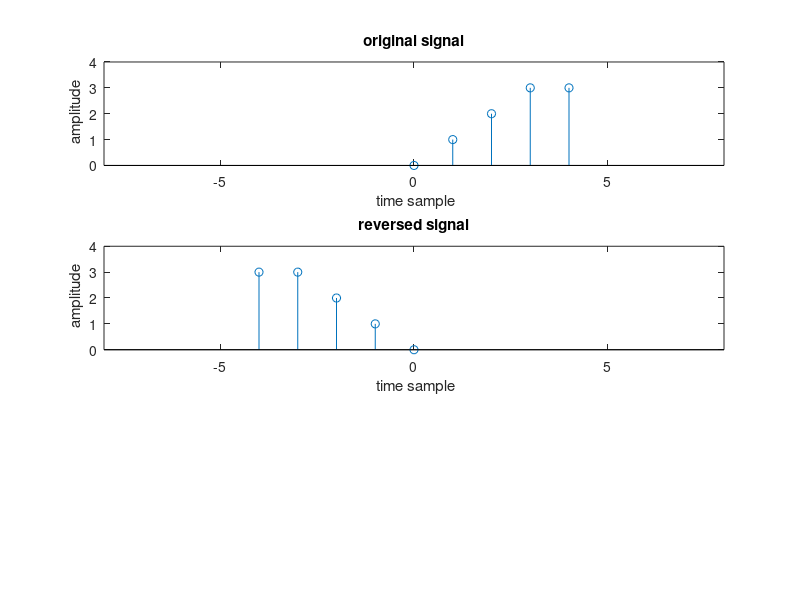

MATLAB code to generate this figure:
n=0:4;
x= [0 1 2 3 3 ] ;

subplot (3, 1, 1) ;
stem (n, x) ;
xlabel (' time sample' ) ;
ylabel ( ' amplitude' ) ;
title ('original signal')
axis ( [-8 8 0 4]) ;

m=fliplr(x) ;
t1=-fliplr(n) ;
subplot (3, 1, 2) ;
stem ( t1, m) ;
xlabel (' time sample' ) ;
ylabel ( ' amplitude' ) ;
title ( 'reversed signal') ;
axis ( [-8 8 0 4]) ;
